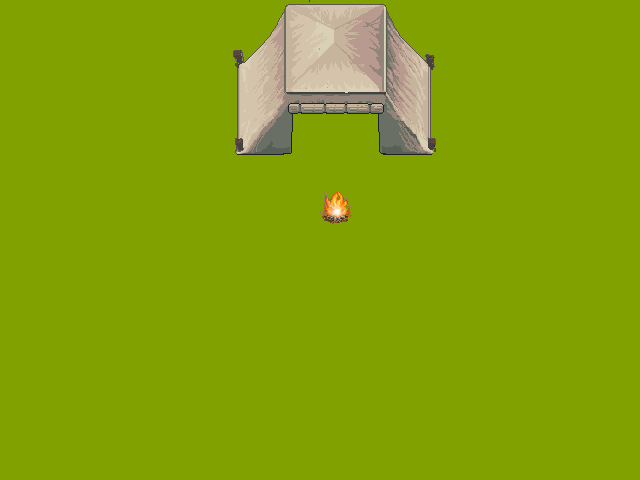

A level layout from a 2D game, rendered from its tile map. Below: a short description, then the map file with its tile-grid data intact:
An orthogonal 20x15 tile map with 32x32 px tiles, 3 tile layers (Object, Ground, Collision).

<map version="1.10" tiledversion="1.12.1" orientation="orthogonal" renderorder="right-down" width="20" height="15" tilewidth="32" tileheight="32" infinite="0" nextlayerid="4" nextobjectid="1">
 <tileset firstgid="1" source="decorations-medieval.tsx" />
 <layer id="2" name="Object" width="20" height="15">
  <data encoding="csv">
0,0,0,0,0,0,0,0,0,0,0,0,0,0,0,0,0,0,0,0,
0,0,0,0,0,0,0,0,0,0,0,0,0,0,0,0,0,0,0,0,
0,0,0,0,0,0,0,0,0,0,0,0,0,0,0,0,0,0,0,0,
0,0,0,0,0,0,0,0,0,0,0,0,0,0,0,0,0,0,0,0,
0,0,0,0,0,0,0,0,0,0,0,0,0,0,0,0,0,0,0,0,
0,0,0,0,0,0,0,0,0,0,0,0,0,0,0,0,0,0,0,0,
0,0,0,0,0,0,0,0,0,0,0,0,0,0,0,0,0,0,0,0,
0,0,0,0,0,0,0,0,0,0,0,0,0,0,0,0,0,0,0,0,
0,0,0,0,0,0,0,0,0,0,0,0,0,0,0,0,0,0,0,0,
0,0,0,0,0,0,0,0,0,0,0,0,0,0,0,0,0,0,0,0,
0,0,0,0,0,0,0,0,0,0,0,0,0,0,0,0,0,0,0,0,
0,0,0,0,0,0,0,0,0,0,0,0,0,0,0,0,0,0,0,0,
0,0,0,0,0,0,0,0,0,0,0,0,0,0,0,0,0,0,0,0,
0,0,0,0,0,0,0,0,0,0,0,0,0,0,0,0,0,0,0,0,
0,0,0,0,0,0,0,0,0,0,0,0,0,0,0,0,0,0,0,0
</data>
 </layer>
 <layer id="3" name="Ground" width="20" height="15">
  <data encoding="csv">
816,816,816,816,816,816,816,816,816,816,816,816,816,816,816,816,816,816,816,816,
816,816,816,816,816,816,816,816,816,816,816,816,816,816,816,816,816,816,816,816,
816,816,816,816,816,816,816,816,816,816,816,816,816,816,816,816,816,816,816,816,
816,816,816,816,816,816,816,816,816,816,816,816,816,816,816,816,816,816,816,816,
816,816,816,816,816,816,816,816,816,816,816,816,816,816,816,816,816,816,816,816,
816,816,816,816,816,816,816,816,816,816,816,816,816,816,816,816,816,816,816,816,
816,816,816,816,816,816,816,816,816,816,816,816,816,816,816,816,816,816,816,816,
816,816,816,816,816,816,816,816,816,816,816,816,816,816,816,816,816,816,816,816,
816,816,816,816,816,816,816,816,816,816,816,816,816,816,816,816,816,816,816,816,
816,816,816,816,816,816,816,816,816,816,816,816,816,816,816,816,816,816,816,816,
816,816,816,816,816,816,816,816,816,816,816,816,816,816,816,816,816,816,816,816,
816,816,816,816,816,816,816,816,816,816,816,816,816,816,816,816,816,816,816,816,
816,816,816,816,816,816,816,816,816,816,816,816,816,816,816,816,816,816,816,816,
816,816,816,816,816,816,816,816,816,816,816,816,816,816,816,816,816,816,816,816,
816,816,816,816,816,816,816,816,816,816,816,816,816,816,816,816,816,816,816,816
</data>
 </layer>
 <layer id="1" name="Collision" width="20" height="15">
  <properties>
   <property name="collides" type="bool" value="true" />
  </properties>
  <data encoding="csv">
0,0,0,0,0,0,0,0,802,803,804,805,806,0,0,0,0,0,0,0,
0,0,0,0,0,0,0,817,818,819,820,821,822,823,0,0,0,0,0,0,
0,0,0,0,0,0,0,833,834,835,836,837,838,839,0,0,0,0,0,0,
0,0,0,0,0,0,0,849,850,851,852,853,854,855,0,0,0,0,0,0,
0,0,0,0,0,0,0,865,866,867,868,869,870,871,0,0,0,0,0,0,
0,0,0,0,0,0,0,0,0,0,0,0,0,0,0,0,0,0,0,0,
0,0,0,0,0,0,0,0,0,0,777,0,0,0,0,0,0,0,0,0,
0,0,0,0,0,0,0,0,0,0,0,0,0,0,0,0,0,0,0,0,
0,0,0,0,0,0,0,0,0,0,0,0,0,0,0,0,0,0,0,0,
0,0,0,0,0,0,0,0,0,0,0,0,0,0,0,0,0,0,0,0,
0,0,0,0,0,0,0,0,0,0,0,0,0,0,0,0,0,0,0,0,
0,0,0,0,0,0,0,0,0,0,0,0,0,0,0,0,0,0,0,0,
0,0,0,0,0,0,0,0,0,0,0,0,0,0,0,0,0,0,0,0,
0,0,0,0,0,0,0,0,0,0,0,0,0,0,0,0,0,0,0,0,
0,0,0,0,0,0,0,0,0,0,0,0,0,0,0,0,0,0,0,0
</data>
 </layer>
</map>
